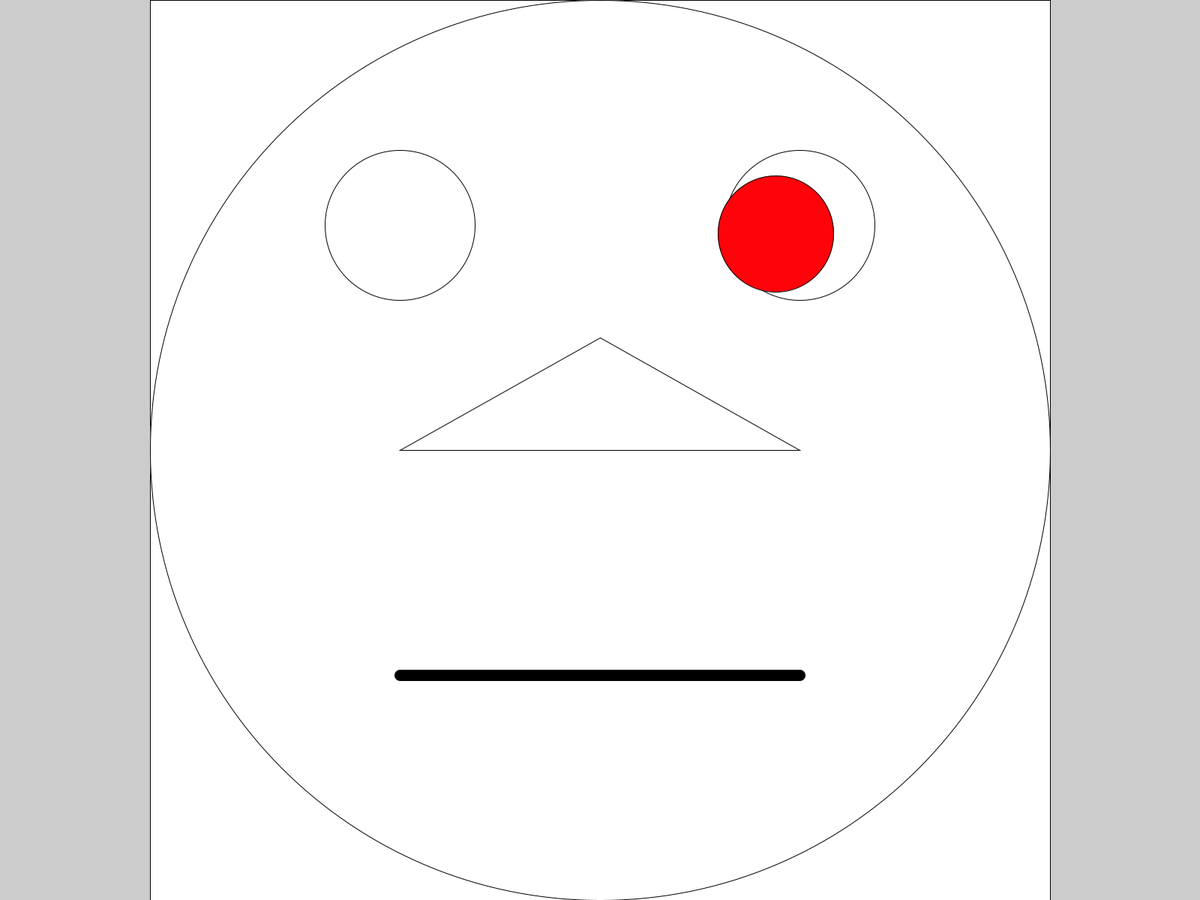
Frame 1 (no input)
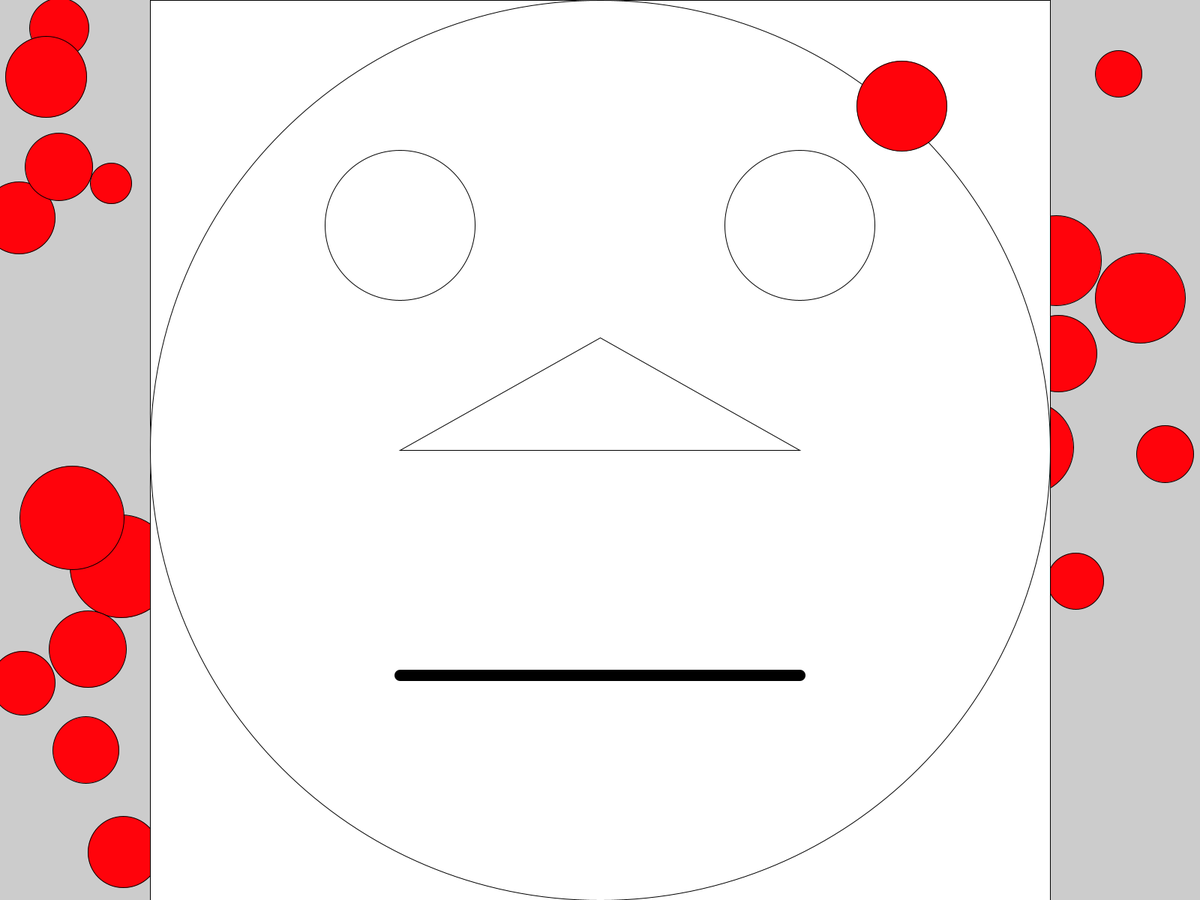
Frame 60 (the mouse pressed at the canvas centre just before this capture)
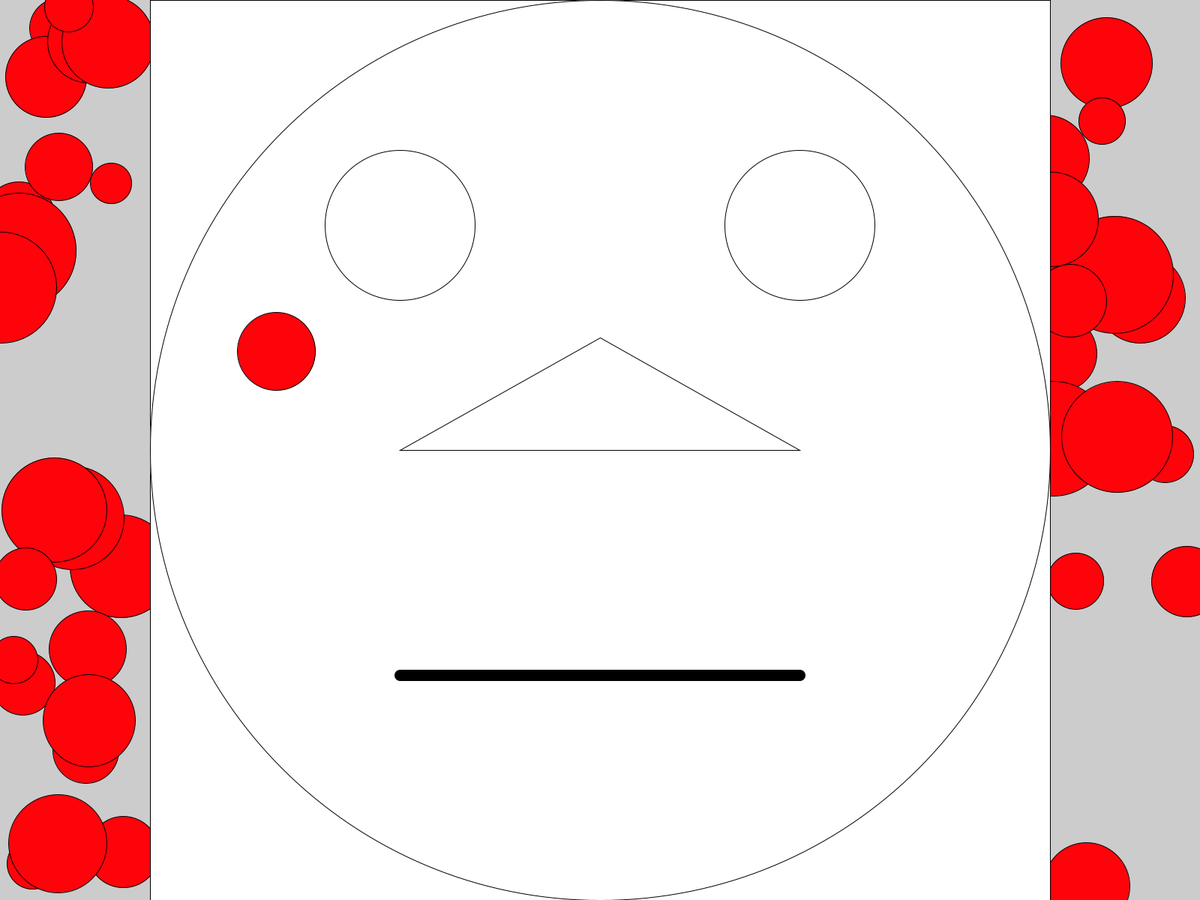
Frame 120 (the mouse held since frame 60 and released just before this capture)

The Processing sketch that drew these frames (run headless with seeded random() and noise(); from frame 60 on, the mouse is pressed at the canvas centre):

// Processing sketch: CompositeShapes
// ── CompositeShapes.pde
//Measles
//
//Global Variables
float rectX, rectY, rectWidth, rectHeight;
float faceX, faceY, faceDiameter;
float leftEyeX, leftEyeY, rightEyeX, rightEyeY, eyeDiameter;
float noseX1, noseY1, noseX2, noseY2, noseX3, noseY3;
float mouthX1, mouthY1, mouthX2, mouthY2;
float mouthThick, reset;
float measleX, measleY, measleDiameter;
color measlesColour=#FF030B, resetColour=#FFFFFF;
//
void setup() {
  //Geometry
  fullScreen();
  //
  //Population
  rectX = displayWidth*1/2 - displayHeight*1/2;
  rectY = displayHeight * 0;
  rectWidth = displayHeight;
  rectHeight = displayHeight;
  faceX = displayWidth*1/2;
  faceY = displayHeight*1/2;
  faceDiameter = displayHeight; //smallest dimension
  eyeDiameter = displayWidth*1/8;
  leftEyeX = displayWidth*1/3;
  leftEyeY = displayHeight*1/4;
  rightEyeX = displayWidth*2/3;
  rightEyeY = leftEyeY;
  noseX1 = faceX;
  noseY1 = displayHeight*3/8;
  noseX2 = leftEyeX;
  noseY2 = faceY;
  noseX3 = rightEyeX;
  noseY3 = faceY;
  mouthX1 = leftEyeX;
  mouthY1 = displayHeight*3/4;
  mouthX2 = rightEyeX;
  mouthY2 = mouthY1;
  mouthThick = 15;
  reset = 1;
  //
}//End setup()
//
void draw() {
  //Population that changes
  measleX = random(displayWidth);
  measleY = random(displayHeight);
  measleDiameter = random(displayWidth*1/30, displayWidth*1/10);
  //
  //Canvas
  rect(rectX, rectY, rectWidth, rectHeight);
  ellipse(faceX, faceY, faceDiameter, faceDiameter);
  ellipse(leftEyeX, leftEyeY, eyeDiameter, eyeDiameter);
  ellipse(rightEyeX, rightEyeY, eyeDiameter, eyeDiameter);
  triangle(noseX1, noseY1, noseX2, noseY2, noseX3, noseY3);
  strokeWeight(mouthThick);
  line(mouthX1, mouthY1, mouthX2, mouthY2);
  strokeWeight(reset);
  fill(measlesColour);
  ellipse(measleX, measleY, measleDiameter, measleDiameter);
  fill(resetColour);
}//End draw()
